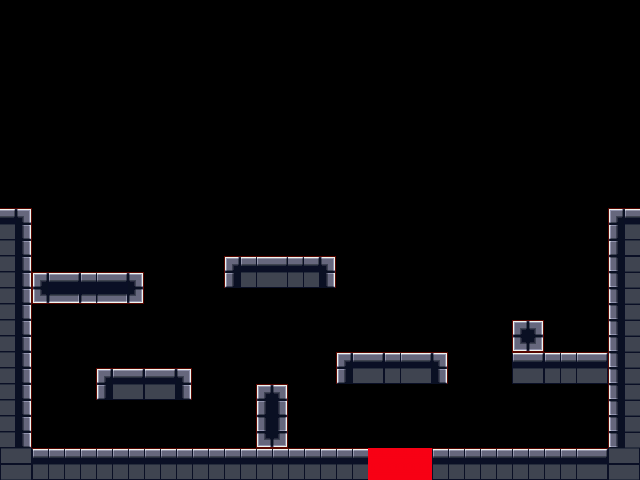

This game map was drawn from its Tiled (.tmx) file and the tilesets committed beside it. A one-line description and the trimmed map source follow:
An orthogonal 40x30 tile map with 16x16 px tiles, 2 tile layers (collision, tiles), 2 tilesets.

<map version="1.0" orientation="orthogonal" width="40" height="30" tilewidth="16" tileheight="16">
 <tileset firstgid="1" name="collision" tilewidth="16" tileheight="16">
  <image source="collision.png" width="128" height="51" />
 </tileset>
 <tileset firstgid="25" name="tiles" tilewidth="16" tileheight="16">
  <image source="tiles.png" width="128" height="64" />
 </tileset>
 <layer name="collision" width="40" height="30">
  <data>[1200 cells, 218 non-empty, 1 distinct tile ids]</data>
 </layer>
 <layer name="tiles" width="40" height="30">
  <data>[1200 cells, 221 non-empty, 20 distinct tile ids]</data>
 </layer>
</map>
